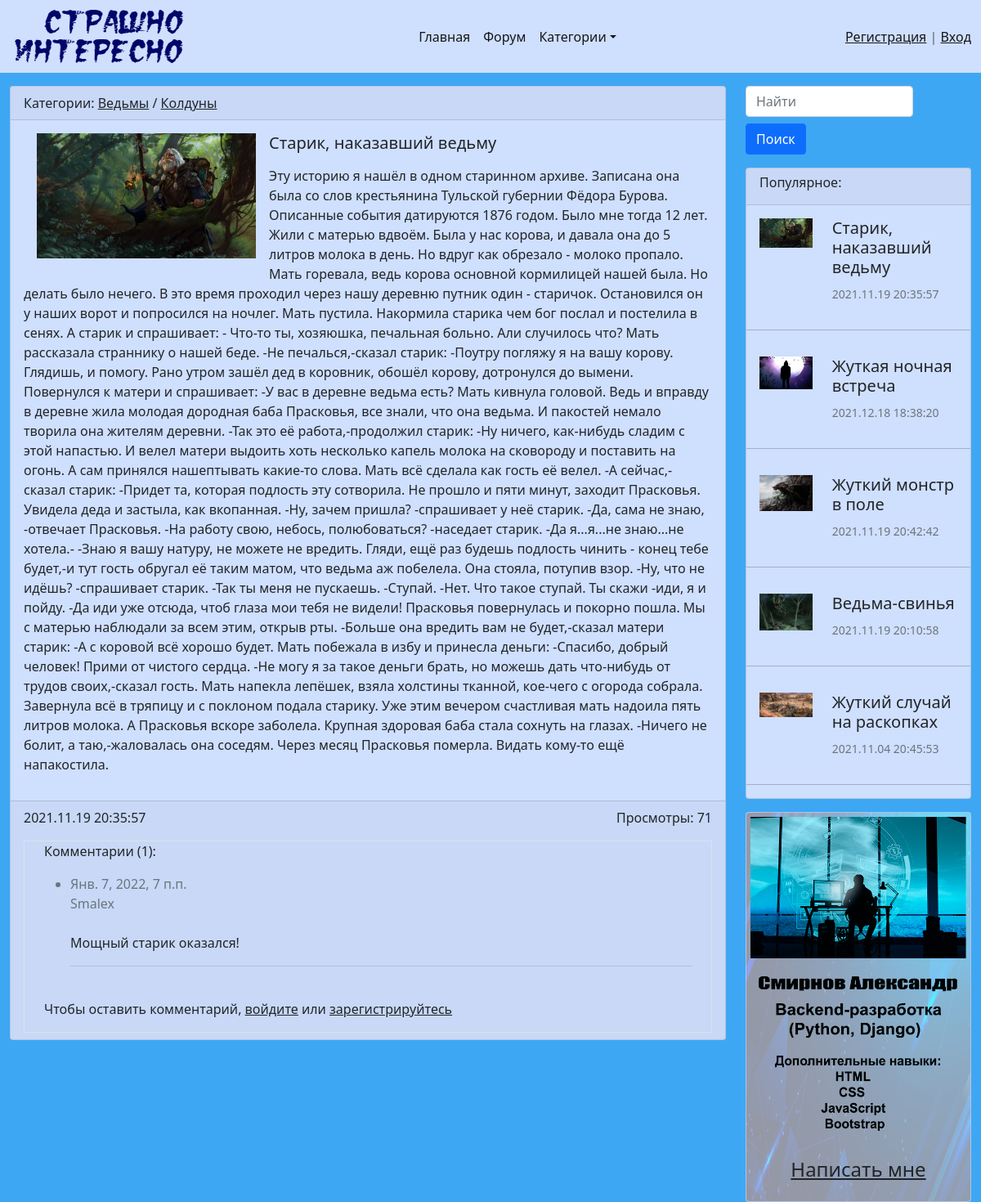
Screenshot of /stories/starik-nakazavshij-vedmu with the database file from the repository.
### main/models.py (models this page shows, shortened)
class Category(models.Model):
	title = models.CharField(max_length=100, db_index=True, verbose_name='Название категории')
	slug = models.SlugField(max_length=100, verbose_name='Url', default='')
	def get_absolute_url(self):
		return reverse_lazy('category', kwargs={"slug": self.slug})
	class Meta():
		verbose_name = 'Категория'
		verbose_name_plural = 'Категории'
		ordering = ['title']

class Stories(models.Model):
	title = models.CharField(max_length=150, verbose_name='Название')
	slug = models.SlugField(max_length=150, verbose_name='Url', default='')
	text = models.TextField(verbose_name='Контент')
	created_at = models.DateTimeField(auto_now_add=True, verbose_name='Создано')
	updated_at = models.DateTimeField(auto_now=True, verbose_name='Изменено')
	image = models.ImageField(upload_to='images/%Y/%m/%d', verbose_name='Изображения')
	is_published = models.BooleanField(default=False, verbose_name='Опубликовать')
	views = models.IntegerField(default=0, verbose_name='Количество просмотров')
	category = models.ManyToManyField('Category', blank=True,
									  related_name='stories', verbose_name='Категории')
	def get_absolute_url(self):
		return reverse_lazy('view_story', kwargs={"slug": self.slug})
	class Meta():
		verbose_name = 'История'
		verbose_name_plural = 'Истории'
		ordering = ['-created_at']

class Comment(models.Model):
	stories = models.ForeignKey(Stories, on_delete=models.CASCADE,
								verbose_name='Статья', related_name='comment_story')
	author = models.CharField(max_length=30, verbose_name= 'Автор')
	content = models.TextField(verbose_name='Текст комментария:')
	is_active = models.BooleanField(default=True, db_index=True,
									verbose_name='Выводить на экран?')
	created_at = models.DateTimeField(auto_now_add=True, db_index=True,
									  verbose_name='Опубликован')
	class Meta:
		verbose_name_plural = 'Комментарии'
		verbose_name = 'Комментарий'
		ordering = ['created_at']

### main/views.py (the view, shortened to what this page needs)
# urls.py: path('stories/<str:slug>', ViewStory.as_view(), name='view_story'),
class ViewStory(FormMixin, DetailView):
	model = Stories
	template_name = 'main/view_story.html'
	context_object_name = 'story_item'
	form_class = CommentForm
	def get_context_data(self, *, object_list=None, **kwargs):
		context = super().get_context_data(**kwargs)
		self.object.views = F('views') + 1
		self.object.save()
		self.object.refresh_from_db()
		return context

### main/forms.py
class CommentForm(forms.ModelForm):
	class Meta:
		model = Comment
		fields = ('content',)
	def __init__(self, *args, **kwargs):
		super().__init__(*args, **kwargs)
		for field in self.fields:
			self.fields[field].widget.attrs['class'] = 'form-control'
		self.fields['content'].widget = Textarea(attrs={'rows': 5})

### main/templatetags/sidebar.py (called while the page is built)
@register.inclusion_tag('main/popular.html')
def get_popular_posts(cnt=5):
    posts = Stories.objects.order_by('-views')[:cnt]
    return {'posts': posts}

### main/templatetags/stories_tags.py (called while the page is built)
@register.simple_tag()
def get_categories():
    return Category.objects.all()

### main/templates/main/view_story.html (shortened to what this page needs)
{% extends 'base.html' %}
{% block content %}
<div class = "col-md-9">
	<div class="card mb-3">
		<div class="card-header">
			Категории:
			{% for category in story_item.category.all %}
				{% if not forloop.last %}
					<a class="text-reset" href="{{ category.get_absolute_url }}">{{ category.title }}</a> /
				{% else %}
					<a class="text-reset" href="{{ category.get_absolute_url }}">{{ category.title }}</a>
				{% endif %}
			{% endfor %}
		</div>
		<div class="card-body">
			{% if story_item.image %}
			<img src="{{ story_item.image.url }}" alt="" width="300" class="float-start px-3 mb-3">
			{% endif %}
			<h5 class="card-title">{{ story_item.title }}</h5>
			<p class="card-text">{{ story_item.text|safe }}</p>
		</div>
		<div class="card-footer text-muted">
			<div class="d-flex justify-content-between">
				<p class="text-dark">{{ story_item.created_at|date:"Y.m.d H:i:s" }}</p>
				<p class="text-dark">Просмотры: {{ story_item.views }}</p>
			</div>
			<div class="container-fluid border">
				<p class="text-dark">Комментарии ({{ story_item.comment_story.all.count }}):</p>
				<ul>
				{% for item in story_item.comment_story.all %}
					<li>
						{{ item.created_at }}<br>
						{{ item.author }}<br>
						<br>
						<p class="text-dark">{{ item.content }}</p>
						<hr>
					</li>
				{% endfor %}
				</ul>
				<br>
				{% if request.user.is_authenticated %}
				<p class="text-dark">Добавить комментарий:</p>
				<div class="col-4">
					<form action="" method="post">
						{% csrf_token %}
						{{ form.as_p }}
						<button type="submit" class="btn btn-primary btn-block">Добавить</button>
					</form>
				</div>
				{% else %}
				<p class="text-dark">Чтобы оставить комментарий, <a class="text-reset" href="{% url 'login' %}">войдите</a> или <a class="text-reset" href="{% url 'register' %}">зарегистрируйтесь</a></p>
				{% endif %}
			</div>
		</div>
	</div>
</div>
{% endblock %}

### main/templates/main/popular.html
<div class="card">
	<div class="card-header">
		<h6>Популярное:</h6>
	</div>
	{% for item in posts %}
	<div class="card-body">
		<div class="row">
    		<div class="col-md-4">
    			{% if item.image %}
				<a class="text-decoration-none text-reset" href="{{ item.get_absolute_url }}"><img src="{{ item.image.url }}" alt="" class="img-fluid mb-2"></a>
				{% endif %}
    		</div>
    		<div class="col-md-8">
				<h5 class="card-title"><a class="text-decoration-none text-reset" href="{{ item.get_absolute_url }}">{{ item.title }}</a></h5>
        		<p class="card-text"><small class="text-muted">{{ item.created_at|date:"Y.m.d H:i:s" }}</small></p>
			</div>
    	</div>
	</div>
	<hr/>
	{% endfor %}
</div>

### mystic/static/css/style.css (style rules this page uses)
body { background-color: #3ea7f4; }
.card { background-color: #cfdffe; }

### rows the page displays
Category: title "Ведьмы"
Category: title "Колдуны"
Stories: image (picture), title "Старик, наказавший ведьму", text "Эту историю я нашёл в одном старинном архиве. Записана она была со слов крестьянина Тульской губернии Фёдора Бурова. Описанные события датируются 1876 годом. Было мне тогда 12 лет. Жили с матерью вдвоём. Была у нас корова, и давала она до 5 литров молока в день. Но вдруг как обрезало - молоко пропало. Мать горевала, ведь корова основной кормилицей нашей была. Но делать было нечего. В это время проходил через нашу деревню путник один - старичок. Остановился он у наших ворот и попросился на ночлег. Мать пустила. Накормила старика чем бог послал и постелила в сенях. А старик и спрашивает: - Что-то ты, хозяюшка, печальная больно. Али случилось что? Мать рассказала страннику о нашей беде. -Не…", created_at "2021.11.19 20:35:57", views "71", comment_story.all.count "1"
Comment: created_at "Янв. 7, 2022, 7 п.п.", author "Smalex", content "Мощный старик оказался!"
Stories: image (picture), title "Жуткая ночная встреча", created_at "2021.12.18 18:38:20"
Stories: image (picture), title "Жуткий монстр в поле", created_at "2021.11.19 20:42:42"
Stories: image (picture), title "Ведьма-свинья", created_at "2021.11.19 20:10:58"
Stories: image (picture), title "Жуткий случай на раскопках", created_at "2021.11.04 20:45:53"
